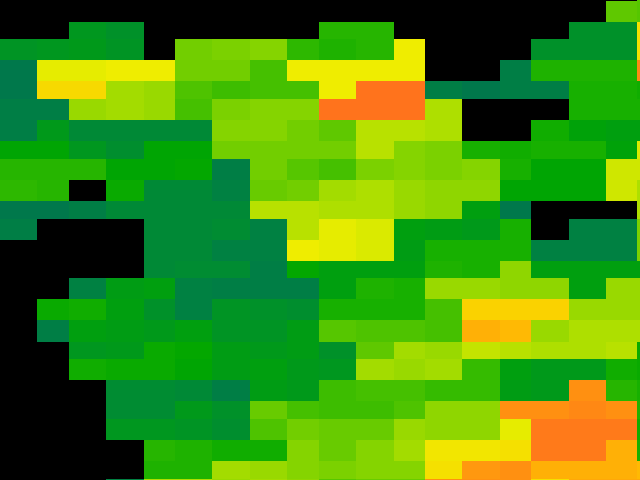
#> input picture dataset/imagery/satellite/precip_imerg30_00_20260805T070000Z.png, 640 x 480 px
$ python -i detection.py   (imports and definitions only)
#> lines starting #> are read from the running program, lines starting #| are printed output that depends on the picture; after the words box and inside, x2 and y2 are one past the last pixel; in counts of white or black regions, pixels touching at a corner belong together
#> further down, picture is the input picture: shape (480, 640, 3); mean B, G, R 13.4, 143.6, 64.7
"""Classical (non-ML) detection/analysis helpers for satellite & precipitation
imagery: cloud detection, "storm-region" candidate clustering, rainfall
colorization, and segmentation.

Why no trained model: a CNN/U-Net/ConvLSTM cloud or storm detector needs
pixel-labelled ground truth (cloud/no-cloud masks, or confirmed storm-cell
boxes) over enough imagery to generalize. This project has neither -- the
18-image NASA GIBS sample in dataset/imagery/ is for demonstrating the
*pipeline*, not for training (18 images is also far too few regardless).
Per the task's explicit instruction, this module is a documented,
functional image-processing BASELINE using only classical OpenCV
techniques (thresholding, connected components, k-means, optical flow in
processing.py) -- every function below says so again at the point of use,
and nothing here claims to be a trained weather/cloud/storm model.

"Storm-region identification" in particular only flags "unusually large,
unusually bright/dense contiguous cloud cluster" by pixel statistics -- it
is NOT meteorological storm detection (no CAPE/reflectivity/rotation
signature is available in a browse PNG) and callers must not present it as
such. Likewise `processing.optical_flow`'s output is observed pixel motion
between two frames, never a predicted storm track.
"""
from __future__ import annotations

import cv2
import numpy as np

CLOUD_DETECTION_NOTE = (
    "Heuristic brightness threshold (Otsu's method) on grayscale intensity -- "
    "flags bright/white regions consistent with cloud tops in a true-color or "
    "IR-style browse image. Not a trained cloud-mask classifier."
)
STORM_REGION_NOTE = (
    "Candidate dense-cloud-cluster regions ranked by pixel area only "
    "(connected components over the cloud mask). This is NOT a storm "
    "detector -- no convective/reflectivity signal is available in a "
    "browse image. Treat as 'a large bright cluster is here', nothing more."
)


def detect_clouds(image: np.ndarray) -> dict:
    gray = cv2.cvtColor(image, cv2.COLOR_BGR2GRAY)
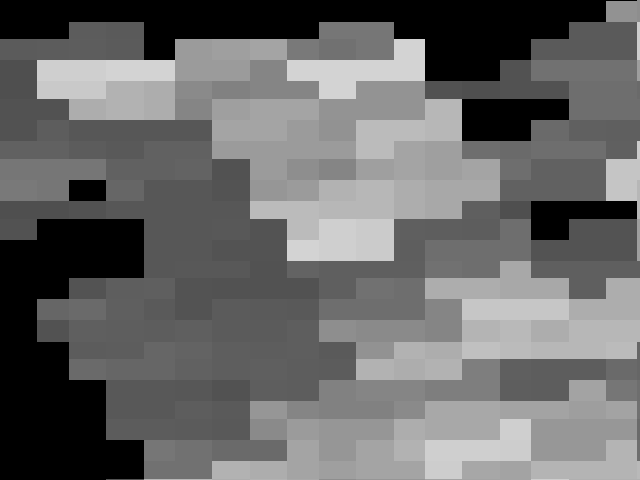
#> gray: shape (480, 640); min 0, max 211, mean 105.1
    blurred = cv2.GaussianBlur(gray, (5, 5), 0)
    threshold_value, mask = cv2.threshold(blurred, 0, 255, cv2.THRESH_BINARY + cv2.THRESH_OTSU)
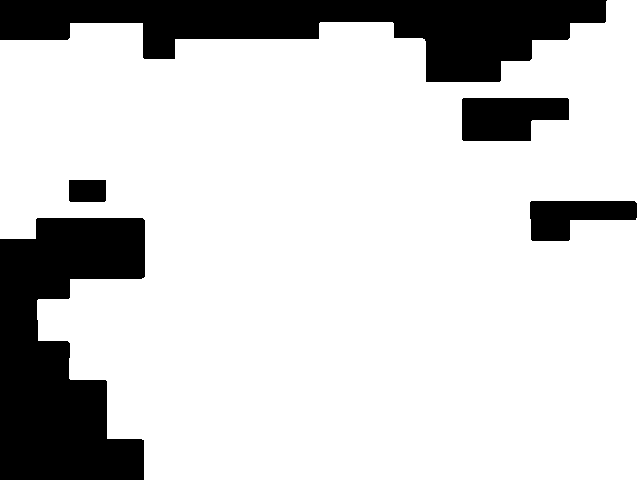
#> mask: shape (480, 640); 80.9% white; 5 black regions, box (x1, y1, x2, y2) and area: (0, 218, 145, 480) 25976, (0, 0, 607, 82) 25234, (462, 98, 569, 141) 3801, (530, 201, 637, 241) 2843, (69, 180, 106, 202) 812
#> threshold_value = 65

    overlay = image.copy()
    overlay[mask > 0] = (0.5 * overlay[mask > 0] + 0.5 * np.array([255, 255, 0])).astype(np.uint8)
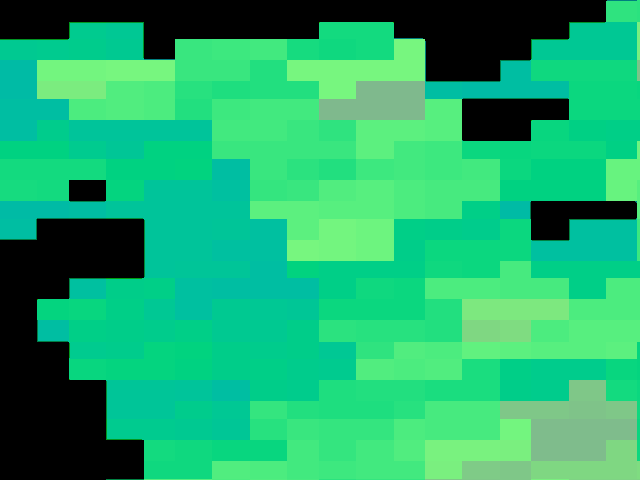
#> overlay: shape (480, 640, 3); mean B, G, R 109.6, 175, 32.2

    return {
        "mask": mask,
        "overlay": overlay,
        "otsuThreshold": round(float(threshold_value), 2),
        "cloudCoveragePct": round(float((mask > 0).mean() * 100), 2),
        "note": CLOUD_DETECTION_NOTE,
    }


# [81 lines left out: functions identify_storm_candidate_regions, colorize_intensity, segment_otsu, segment_kmeans, not called in this run]

>>> import cv2
>>> picture = cv2.imread('../../../../dataset/imagery/satellite/precip_imerg30_00_20260805T070000Z.png')
>>> result = detect_clouds(picture)
#> result = 5 items

$ run again, on dataset/imagery/satellite/precip_imerg30_01_20260805T073000Z.png
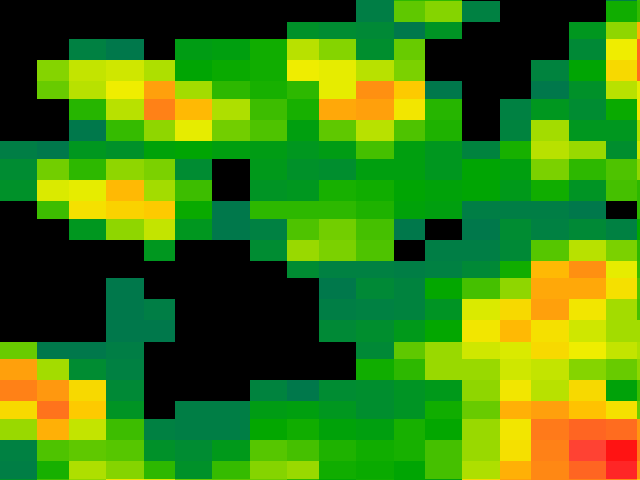
#> input picture dataset/imagery/satellite/precip_imerg30_01_20260805T073000Z.png, 640 x 480 px
#> picture is the input picture: shape (480, 640, 3); mean B, G, R 16, 130.5, 64.9
#> in detect_clouds, `threshold_value, mask = cv2.threshold(blurred, 0, 255, cv2.THRESH_BINA..`:
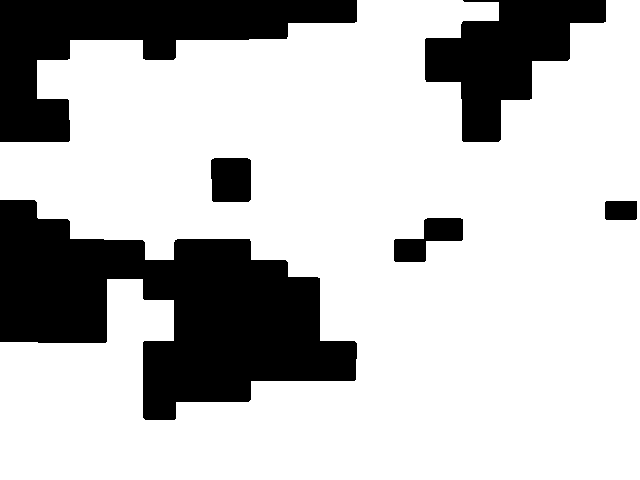
#> mask: shape (480, 640); 75.1% white; 6 black regions, box (x1, y1, x2, y2) and area: (0, 200, 357, 420) 40139, (0, 0, 357, 142) 19547, (425, 0, 606, 142) 12722, (211, 158, 251, 202) 1725, (394, 218, 463, 262) 1619, (605, 201, 637, 220) 605
#> threshold_value = 66
#> in detect_clouds, `overlay[mask > 0] = (0.5 * overlay[mask > 0] + 0.5 * np.array([255, 25..`:
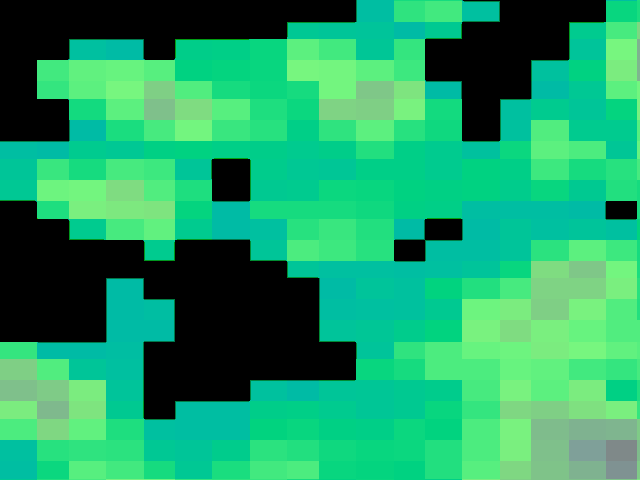
#> overlay: shape (480, 640, 3); mean B, G, R 103.7, 161.3, 32.3
#> result = 5 items

$ run again, on dataset/imagery/satellite/precip_imerg30_03_20260805T083000Z.png
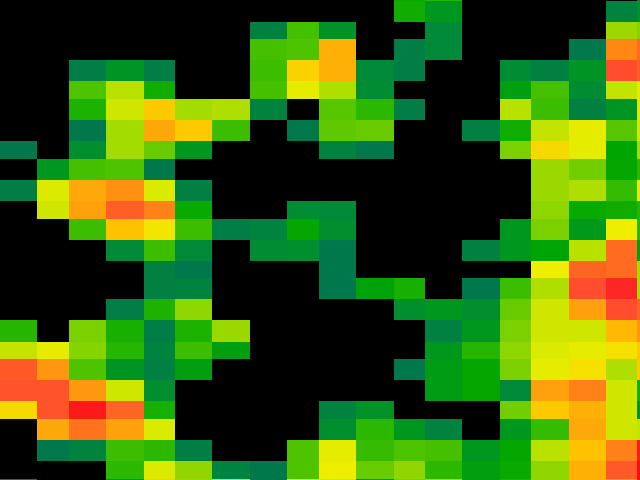
#> input picture dataset/imagery/satellite/precip_imerg30_03_20260805T083000Z.png, 640 x 480 px
#> picture is the input picture: shape (480, 640, 3); mean B, G, R 12.8, 98.8, 58.3
#> in detect_clouds, `threshold_value, mask = cv2.threshold(blurred, 0, 255, cv2.THRESH_BINA..`:
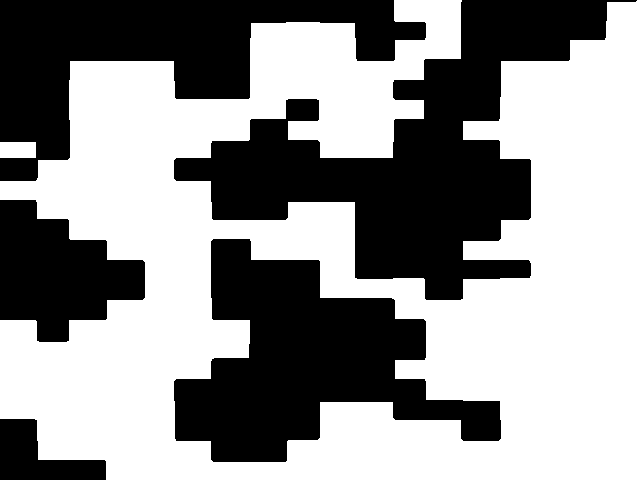
#> mask: shape (480, 640); 57.2% white; 5 black regions, box (x1, y1, x2, y2) and area: (174, 0, 637, 300) 48778, (174, 239, 501, 462) 35514, (0, 0, 426, 181) 30567, (0, 200, 145, 342) 12923, (0, 419, 106, 480) 3653
#> threshold_value = 67
#> in detect_clouds, `overlay[mask > 0] = (0.5 * overlay[mask > 0] + 0.5 * np.array([255, 25..`:
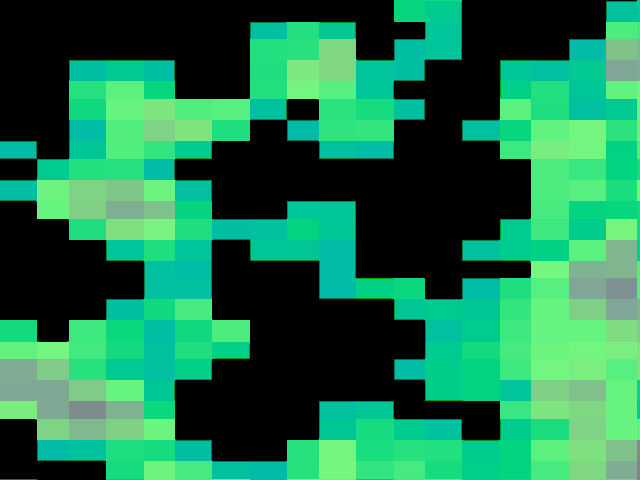
#> overlay: shape (480, 640, 3); mean B, G, R 79.4, 122.9, 29
#> result = 5 items
